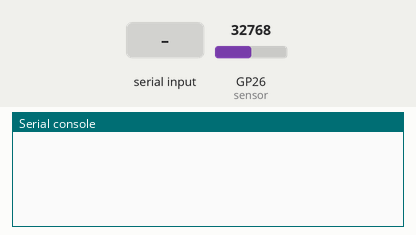
Simulated run of this program. Board: Raspberry Pi Pico running MicroPython. Parts: the last lines printed to the serial console. The inputs (shaded band) are chosen by the test bench; at power-on: GP26 (sensor) = 32768 (analog values on the 0–65535 scale).

Above: at 1.2 s.
1.3 s: "1" received over the second serial link
At 2.8 s:
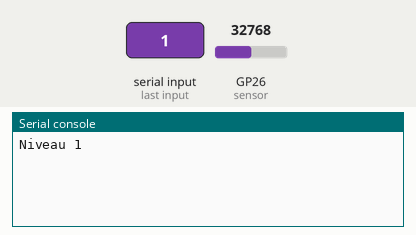
3.5 s: "0" received over the second serial link
At 4.3 s:
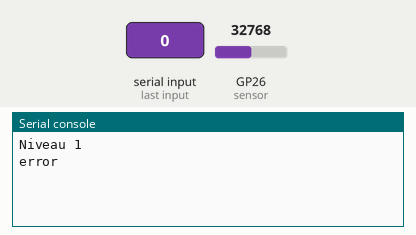

The program:

read_write.py
```python
from machine import Pin, UART, ADC
import time

uart = UART(0, 57600)

sensor = ADC(Pin(26))
level=0
boucle=0

while True:

    if uart.any() > 0 :
        level = uart.read()
        level = str(level)
        level = level[2]
        if level == "1" :
            print("Niveau 1")
        elif level =="2" :
            print("Niveau 2")
        elif level == "3" :
            print("Niveau 3")
        else :
            print("error")

    val_sensor = sensor.read_u16()
    simply_val_sensor = round(val_sensor/100)
    uart.write(str(simply_val_sensor))
    time.sleep(1)
```

Measured:
- after the input at 1.3 s, the serial console: prints a new line after 0.70 s (image 1)
- after the input at 3.5 s, the serial console: prints a new line after 0.50 s (image 2)
